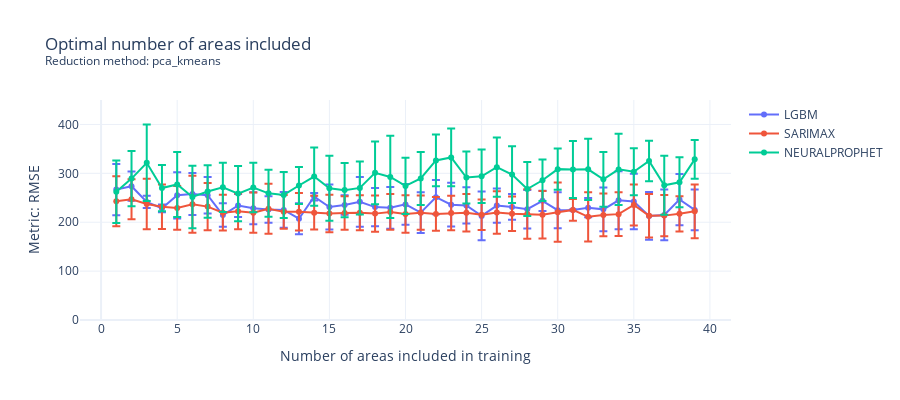

Source (notebook cell):
### Code cell
plotter.plot_metrics('RMSE', 
                     f'Optimal number of areas included', 
                     y_lim=[0,450], 
                     models_to_skip=['BASELINE', 'TimeGPT'],
                     export_path='./opt_num_areas/RMSE_plot.pdf'
                    )
                    #, export_path='./RMSE_plot.pdf')
